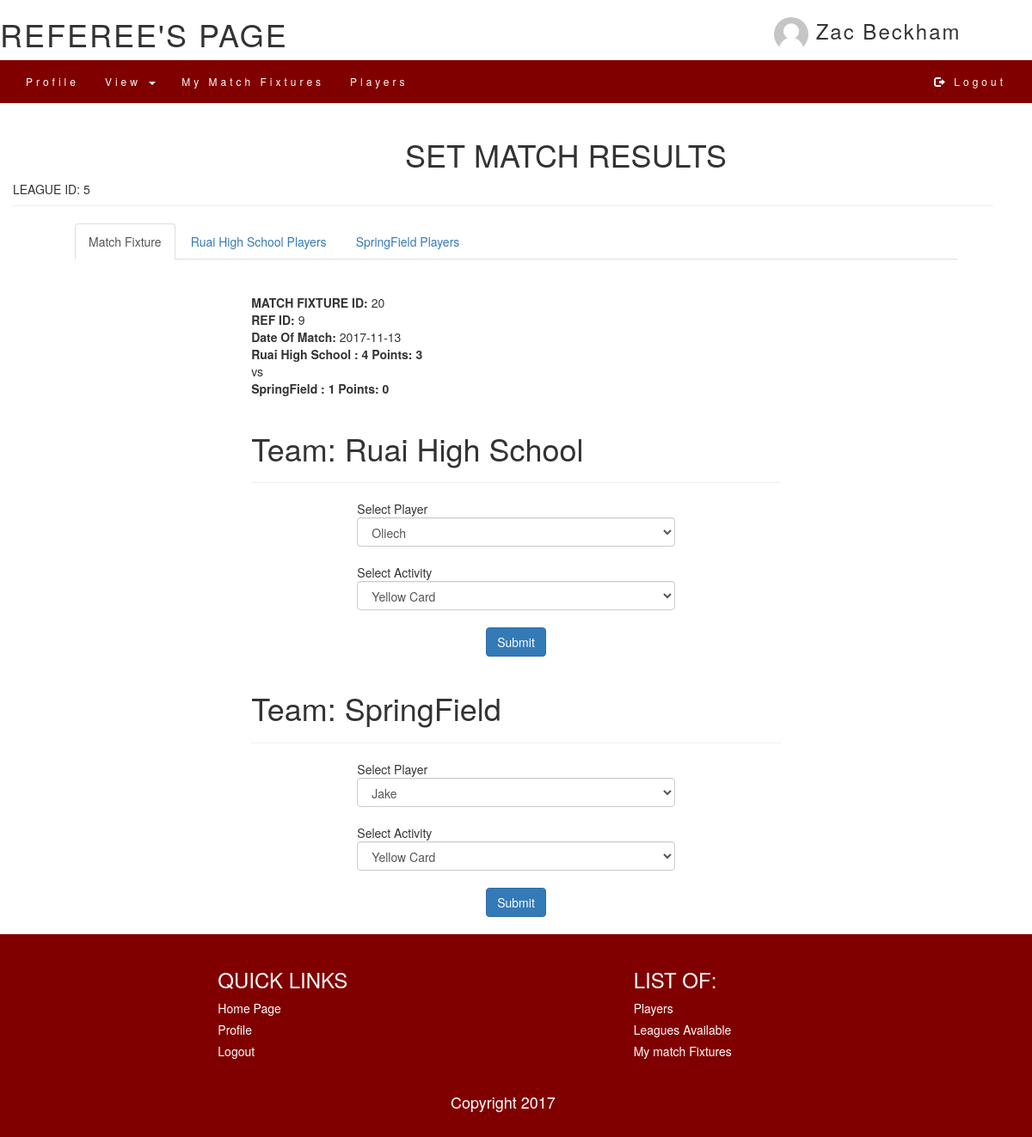
Page /referee/my_match_fixtures_2.php?id=20 (signed in) on the committed database.
### tables this page shows
CREATE TABLE `referee` (
  `ref_id` int(10) NOT NULL,
  `ref_name` varchar(30) DEFAULT NULL,
  `uname` varchar(30) NOT NULL,
  `phone` varchar(10) DEFAULT NULL,
  `email` varchar(30) NOT NULL,
  `image` varchar(100) NOT NULL,
  `status` varchar(20) DEFAULT NULL
);

CREATE TABLE `match_fixtures` (
  `match_fixture_id` int(10) NOT NULL,
  `match_date` date DEFAULT NULL,
  `team1_id` int(10) DEFAULT NULL,
  `team2_id` int(10) DEFAULT NULL,
  `league_id` int(20) NOT NULL,
  `referee_id` int(20) NOT NULL,
  `venue` varchar(30) NOT NULL,
  `comments` varchar(256) NOT NULL
);

CREATE TABLE `team` (
  `team_id` int(20) NOT NULL,
  `team_name` varchar(50) DEFAULT NULL,
  `gender` varchar(30) NOT NULL,
  `uname` varchar(30) NOT NULL,
  `phone` varchar(15) NOT NULL,
  `email` varchar(30) DEFAULT NULL,
  `coach_name` varchar(30) DEFAULT NULL,
  `constituency` varchar(30) DEFAULT NULL,
  `image` varchar(100) NOT NULL
);

CREATE TABLE `match_results` (
  `match_result_id` int(10) NOT NULL,
  `match_fixture_id` int(20) NOT NULL,
  `ref_id` int(10) DEFAULT NULL,
  `scores` int(10) DEFAULT NULL,
  `points` int(10) DEFAULT NULL,
  `team_id` int(10) DEFAULT NULL,
  `league_id` int(10) DEFAULT NULL
);

### referee/my_match_fixtures_2.php (the view, shortened to what this page needs)
<?php
	if(isset($_SESSION['ref'])){
?>
<?php
		include 'header.php';
		if (isset($_GET['id'])){
			$match_fixture_id = $_GET['id'];
	?>
<!DOCTYPE html>
<html>
<head>	<title></title>
	<link rel="stylesheet" type="text/css" href="css/common.css">
</head>
<body>
	<div class="content">
	<div class="container">
		<?php
			$sql = "SELECT * FROM `match_fixtures` WHERE match_fixture_id= '$match_fixture_id'";
			$result = $conn->query($sql);
			if($result ->num_rows>0){
				$row = mysqli_fetch_assoc($result);
				$match_fixture_id = $row['match_fixture_id'];
				$match_date = $row['match_date'];
				$team1_id = $row['team1_id'];
				$team2_id = $row['team2_id'];
				$league_id = $row['league_id'];
				$sql = "SELECT team_name FROM `team` WHERE team_id='$team1_id'";
				$result2 = $conn->query($sql);
				$row1 = mysqli_fetch_assoc($result2);
				$team1_name = $row1['team_name'];
				$sql = "SELECT points,scores from match_results where team_id='$team1_id' and match_fixture_id=$match_fixture_id";
				$result = $conn->query($sql);
				$row2 = mysqli_fetch_assoc($result);
				$team1_scores= $row2['scores'];
				$team1_points = $row2['points'];
				$sql = "SELECT team_name FROM `team` WHERE team_id='$team2_id'";
				$result = $conn->query($sql);
				$row2 = mysqli_fetch_assoc($result);
				$team2_name = $row2['team_name'];
				$sql = "SELECT points,scores from match_results where team_id='$team2_id' and match_fixture_id=$match_fixture_id";
				$result = $conn->query($sql);
				$row2 = mysqli_fetch_assoc($result);
				$team2_scores= $row2['scores'];
				$team2_points = $row2['points'];
		?>
		<div class="row">
			<div class="page-header">
					<h1 style="margin-left:40%">SET MATCH RESULTS</h1>
					LEAGUE ID: <?php echo $league_id; ?>
			</div>
		</div>
		<div style="margin-left:5%; margin-right:5%; ">
			<ul class="nav nav-tabs">
			  <li class="active"><a data-toggle="tab" href="#home">Match Fixture</a></li>
			  <li><a data-toggle="tab" href="#menu1"><?php echo $team1_name ?> Players</a></li>
			  <li><a data-toggle="tab" href="#menu2"><?php echo $team2_name ?> Players</a></li>
			</ul>
			<div class="tab-content" >
			  <div id="home" class="tab-pane fade in active">
			  	<br><br>
			  		<div style="margin-left:20%; margin-right:20%; ">
							<b>MATCH FIXTURE ID:</b> <?php echo $match_fixture_id; ?><br>
							<b>REF ID:</b> <?php echo $ref_id; ?><br>
							<b>Date Of Match:</b> <?php echo $match_date; ?><br>
							<b><?php echo $team1_name; ?><?php echo " : ".$team1_scores."  "; ?>Points: <?php echo $team1_points; ?></b>
							<br> vs <br>
							<b><?php echo $team2_name ?><?php echo " : ".$team2_scores."  "; ?>Points: <?php echo $team2_points; ?></b><br><br>
						<?php
						$sql = "SELECT COUNT(players.player_id) as total_players FROM `players` WHERE players.current_team_id = '$team1_id' and player_status = 'active'";
							$result = $conn->query($sql);
							list($team1_count) = $result->fetch_row();
						$sql = "SELECT COUNT(players.player_id) as total_players FROM `players` WHERE players.current_team_id = '$team2_id' and player_status = 'active'";
							$result = $conn->query($sql);
							list($team2_count) = $result->fetch_row();
						if( ($team1_count == 0) || ($team2_count == 0) ){
						?>
						<div class="panel panel-primary" >
					    		<div class="panel-heading" >
					    			<h4><b>ERROR 101: One team has no or few players</b></h4>
					    		</div>
					    		<div class="panel-body">
					    			View the list of players of each team from the above tabs.<br>
					    			Contact the coach responsible for that team.
					    		</div>
					    </div>
						<?php
						}else{
						?>
							<h1>Team: <?php echo $team1_name ?></h1><hr>
							<form class="form" style="margin-left:20%; margin-right:20%;" action="includes/match_results.inc.php" method="post">
								Select Player<br>
								<select class="form-control" name="team1_player">
									<?php
										$sql = "SELECT player_id,name,current_team_id FROM `players` WHERE current_team_id='$team1_id' and player_status='active'";
										$result = $conn->query($sql);
										while($row = mysqli_fetch_assoc($result)){
											$player_id = $row['player_id'];
											$player_name = $row['name'];
									?>
										<option value="<?php echo $player_id; ?>"><?php echo $player_name; ?></option>
									<?php
										}
									?>
								</select><br>
								Select Activity
								<select class="form-control" name="activity">
									<option value='yellow'>Yellow Card</option>
								</select>
								<center><br>
									<button class="btn btn-primary" type="submit">Submit</button><br><br>
								</center>
							</form>
							<h1>Team: <?php echo $team2_name; ?></h1><hr>
							<form class="form" style="margin-left:20%; margin-right:20%;" action="includes/match_results.inc.php" method="post">
								Select Player<br>
								<select class="form-control" name="team1_player">
									<?php
										$sql = "SELECT player_id,name,current_team_id FROM `players` WHERE current_team_id='$team2_id' and player_status='active'";
										$result = $conn->query($sql);
										while($row = mysqli_fetch_assoc($result)){
											$player_id = $row['player_id'];
											$player_name = $row['name'];
									?>
										<option value="<?php echo $player_id; ?>"><?php echo $player_name; ?></option>
									<?php
										}
									?>
								</select><br>
								Select Activity
								<select class="form-control" name="activity">
									<option value='yellow'>Yellow Card</option>
								</select>
								<center><br>
									<button class="btn btn-primary">Submit</button>
								</center>
							</form>
							<br>
							<?php
							}
							?>
					</div>
			  </div>
			</div>
		</div>
	<?php
			}
		}
	?>
	</div>
		</div>
		<?php
			include 'footer.php';
		?>
</body>
<?php
	}else{
		header("location: ../login/index.php?message=login");
	}
?>

### referee/header.php (shortened to what this page needs)
<?php
	include 'includes/connection.php';
	$username = $_SESSION['ref'];
	if(empty($username)){
		header("location: ../login/index.php?message=login");
	}else{
	$query = "select * from referee where uname=?";
	if($stmt = $conn->prepare($query)){
		$stmt->bind_param('s',$username);
		$stmt->execute();
		$stmt->bind_result($ref_id, $ref_name, $ref_uname, $ref_phone, $ref_mail, $ref_image, $ref_status);
	}
		$image_path = "photos/";
		if(empty($ref_image)){
			$default_image = 'user.png';
			$profile_image = $image_path.$default_image;
		}else{
			$default_image = $ref_image;
			$profile_image = $image_path.$default_image;
		}
?>
<!DOCTYPE html>
<html>
<head>
		<link rel="stylesheet" href="http://maxcdn.bootstrapcdn.com/bootstrap/3.3.5/css/bootstrap.min.css">
		<link rel="stylesheet" type="text/css" href="css\custom_css.css">
</head>
<body>
	<div>
		<div class="row" id="header_row">
			<div class="col-lg-9">
				<h1>REFEREE'S PAGE</h1>
			</div>
			<div class="col-lg-3">
				<div id='profile'>
						<div class="dropdown">
							<h3><img src=<?php echo $profile_image; ?> data-toggle="dropdown"> <?php echo $ref_name; ?>
						</div>
				</div>
			</div>
		</div>
	</div>
	<div >
		<nav class="navbar navbar-default">
			<div class="container-fluid">
				<div class="collapse navbar-collapse" id="myNavbar">
					<ul class="nav navbar-nav" id="nav_links">
							<li><a href="index.php">Profile</a></li>
							<li class="dropdown">
				      			<a href="#" class="dropdown-toggle" data-toggle="dropdown">View <b class="caret"></b></a>
				      		</li>
						<li><a href="my_match_fixtures.php">My Match Fixtures</a></li>
						<li><a href="players.php">Players</a></li>
					</ul>
					<ul class="nav navbar-nav navbar-right" id="nav_links">
				      <li><a href="includes/logout.inc.php"><span class="glyphicon glyphicon-log-out"></span> Logout</a></li>
	    			</ul>
				</div>
			</div>
		</nav>
	</div>
</body>
</html>
<?php } ?>

### referee/css/custom_css.css (style rules this page uses)
#profile img { height:40px; width:40px; border-radius:50%; }
.row { width:100%; }
.container-fluid { padding-left:0px; padding-right:0px; }
.navbar { margin-bottom:0; background-color:maroon; border: 0; font-size:12px; line-height: line-height: 1.42857143; letter-spacing: 4px; border-radius: 0; z-index: 999; }
#nav_links li a { color:white; }
.navbar-right { float: right!important; margin-right: 0px; }
#header_row { letter-spacing:2px; }

### referee/css/common.css (style rules this page uses)
html, body { height: 100%; }
body { display: flex; flex-direction: column; }
.content { flex: 1 0 auto; }

### rows in the picture
referee: ref_name "Zac Beckham", ref_id "9"
match_fixtures: league "5", match_fixture_id "20", match_date "2017-11-13"
team: team_name "Ruai High School"
team: team_name "SpringField"
match_results: scores "4", points "3"
match_results: scores "1", points "0"

### other values in the picture
form field team1_player "Oliech"
form field team1_player "Jake"
